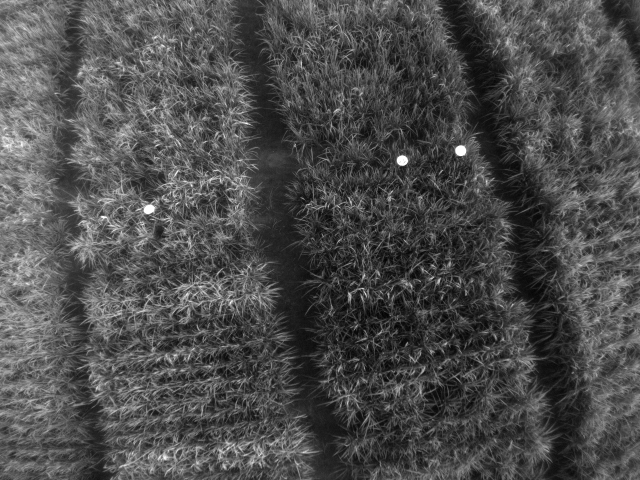
%> input picture Segmentation/GFKuts/IMG_170804_201909_0066_GRE.TIF, 1280 x 960 px (shown at 1/2 size)
$ octave PX.m   (GNU Octave 9; MATLAB toolbox functions it lacks are replaced by stand-ins)
%> lines starting %> are read from the running program, lines starting %| are printed output that depends on the picture
### Segmentation/GFKuts/stvTT.m
function [imgT2] = stvTT(img,ty, tx)
  mt = [1, 0, tx;
        0, 1, ty;
        0, 0, 1,];
%v= zeros(size(img,1),size(img,2)); imgT = cat(3, uint8(v*255), uint8(v*255), uint8(v*255));
 v= zeros(size(img,1)+tx,size(img,2)+ty); imgT = double(v);
for i=1:size(img,1)
   for j=1:size(img,2)
       p = [i; j; 1];
       pt = mt * p;
       imgT(pt(1),pt(2),:)=img(i,j,:);
   end
end

imgT2= imgT(1:size(img,1), 1:size(img,2));
end

### Segmentation/GFKuts/PX.m
clc, clearvars, close all
%% Read Dataset Chanel R-G-Re-N-RGB
        img_GRE = imread(['IMG_170804_201909_0066_GRE.TIF']);
%> img_GRE is the input picture: size 960x1280 uint16; min 9728, max 65472, mean 26612.8
        img_RED = imread(['IMG_170804_201909_0066_RED.TIF']);
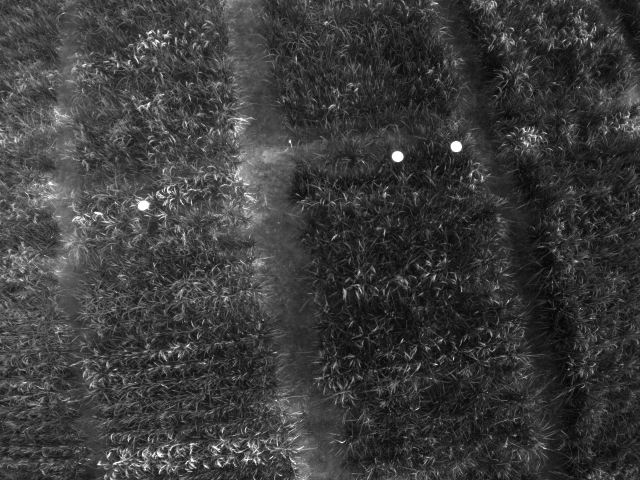
%> input picture Segmentation/GFKuts/IMG_170804_201909_0066_RED.TIF, 1280 x 960 px (shown at 1/2 size)
%> img_RED is the input picture: size 960x1280 uint16; min 8448, max 65472, mean 21964.6
        img_REG = imread(['IMG_170804_201909_0066_REG.TIF']);
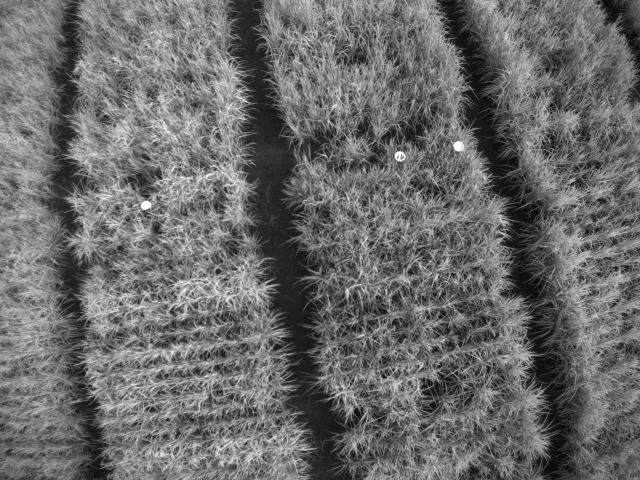
%> input picture Segmentation/GFKuts/IMG_170804_201909_0066_REG.TIF, 1280 x 960 px (shown at 1/2 size)
%> img_REG is the input picture: size 960x1280 uint16; min 9088, max 65472, mean 32805.3
        img_NIR = imread(['IMG_170804_201909_0066_NIR.TIF']);
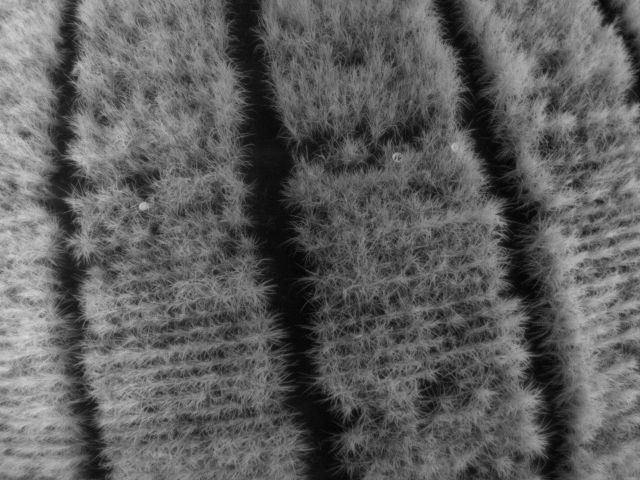
%> input picture Segmentation/GFKuts/IMG_170804_201909_0066_NIR.TIF, 1280 x 960 px (shown at 1/2 size)
%> img_NIR is the input picture: size 960x1280 uint16; min 11520, max 65472, mean 31617.3
        img_RGB = imread(['IMG_170804_201909_0066_RGB.JPG']);
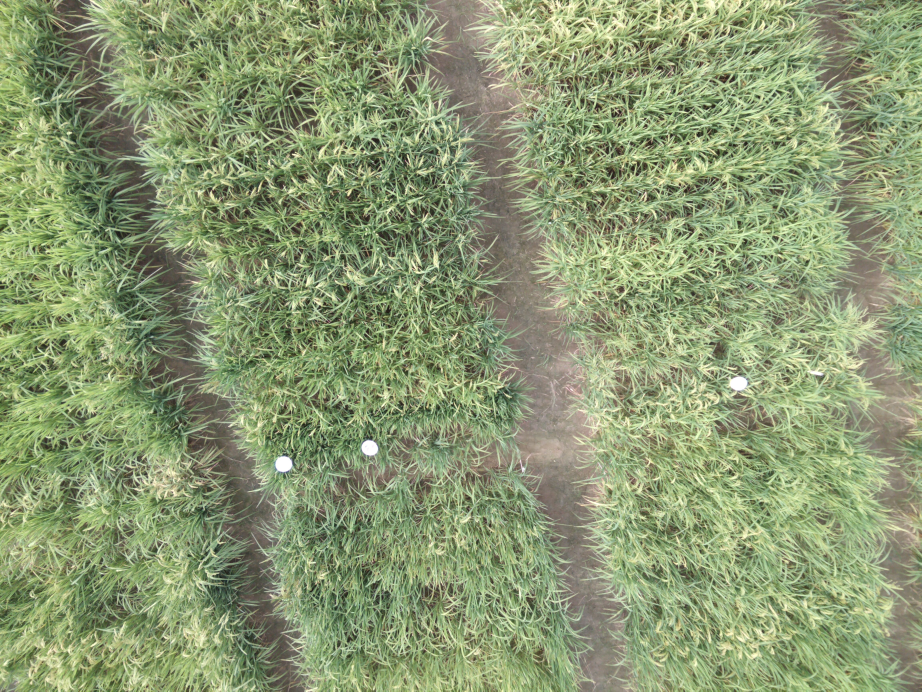
%> input picture Segmentation/GFKuts/IMG_170804_201909_0066_RGB.JPG, 4608 x 3456 px (shown at 1/5 size)

%% Reconstruccion - Espacio RGN
    %% ALINEACION - Transformacion
        g = double(img_GRE)*(1/65535);
        img=g; tx=12; ty=7; [g]=stvTT(img,tx,ty);
%> after the loop in stvTT, `for i=1:size(img,1)`:
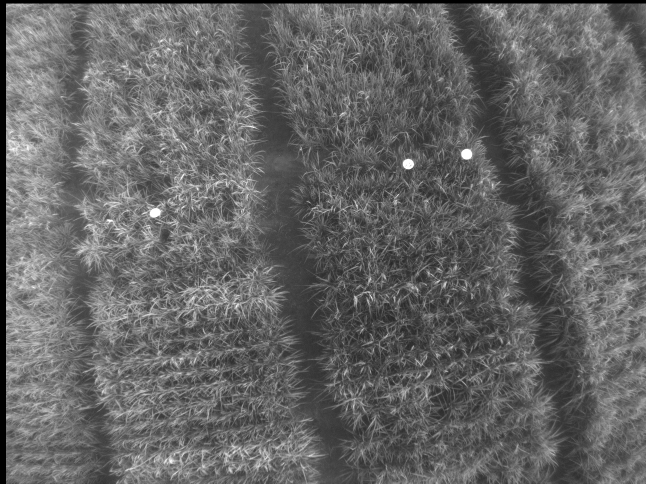
%> imgT: size 967x1292 double (shown at 1/2 size); min 0, max 0.999, mean 0.399
%> in stvTT, `imgT2= imgT(1:size(img,1), 1:size(img,2));`:
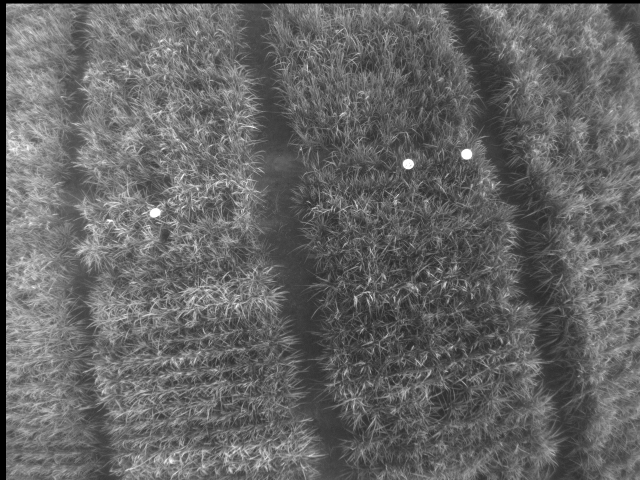
%> imgT2: size 960x1280 double (shown at 1/2 size); min 0, max 0.999, mean 0.399
        r = double(img_RED)*(1/65535);
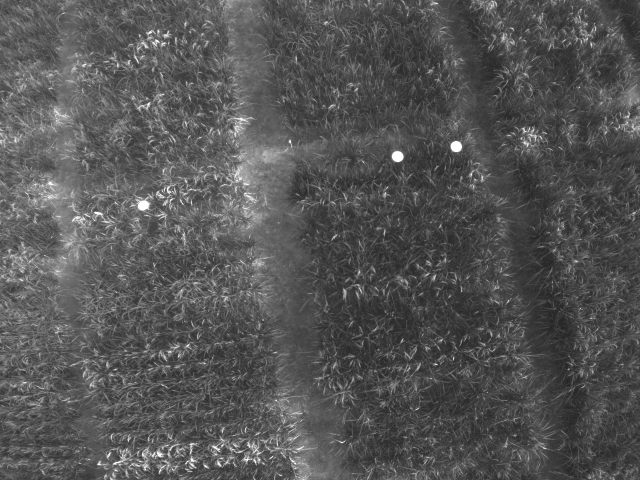
%> r: size 960x1280 double (shown at 1/2 size); min 0.129, max 0.999, mean 0.335
        img=r; tx=2; ty=0; [r]=stvTT(img,tx,ty);
%> (the run ends here)
